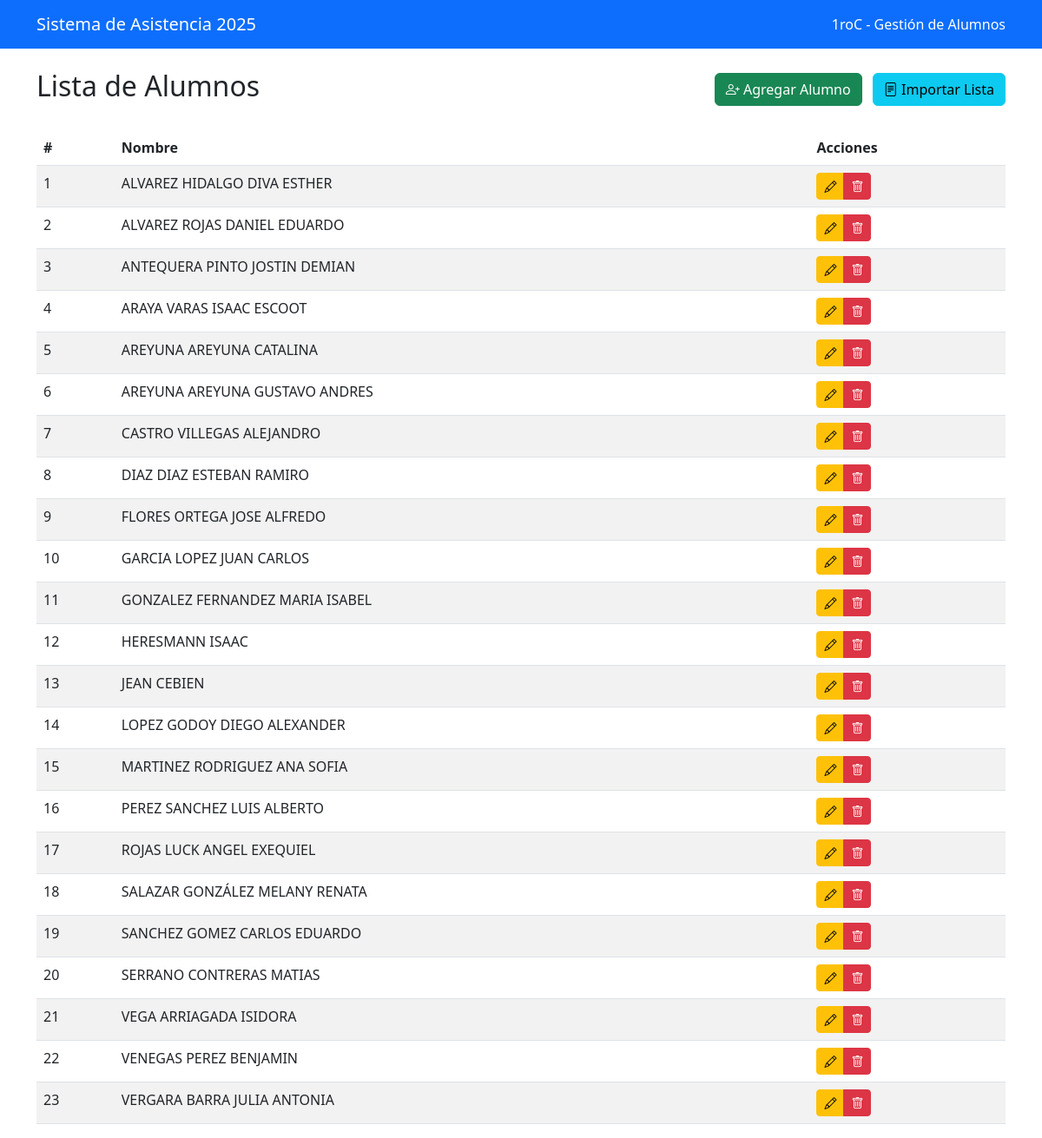
Before: /curso/1/alumnos (signed in) with the older database file.
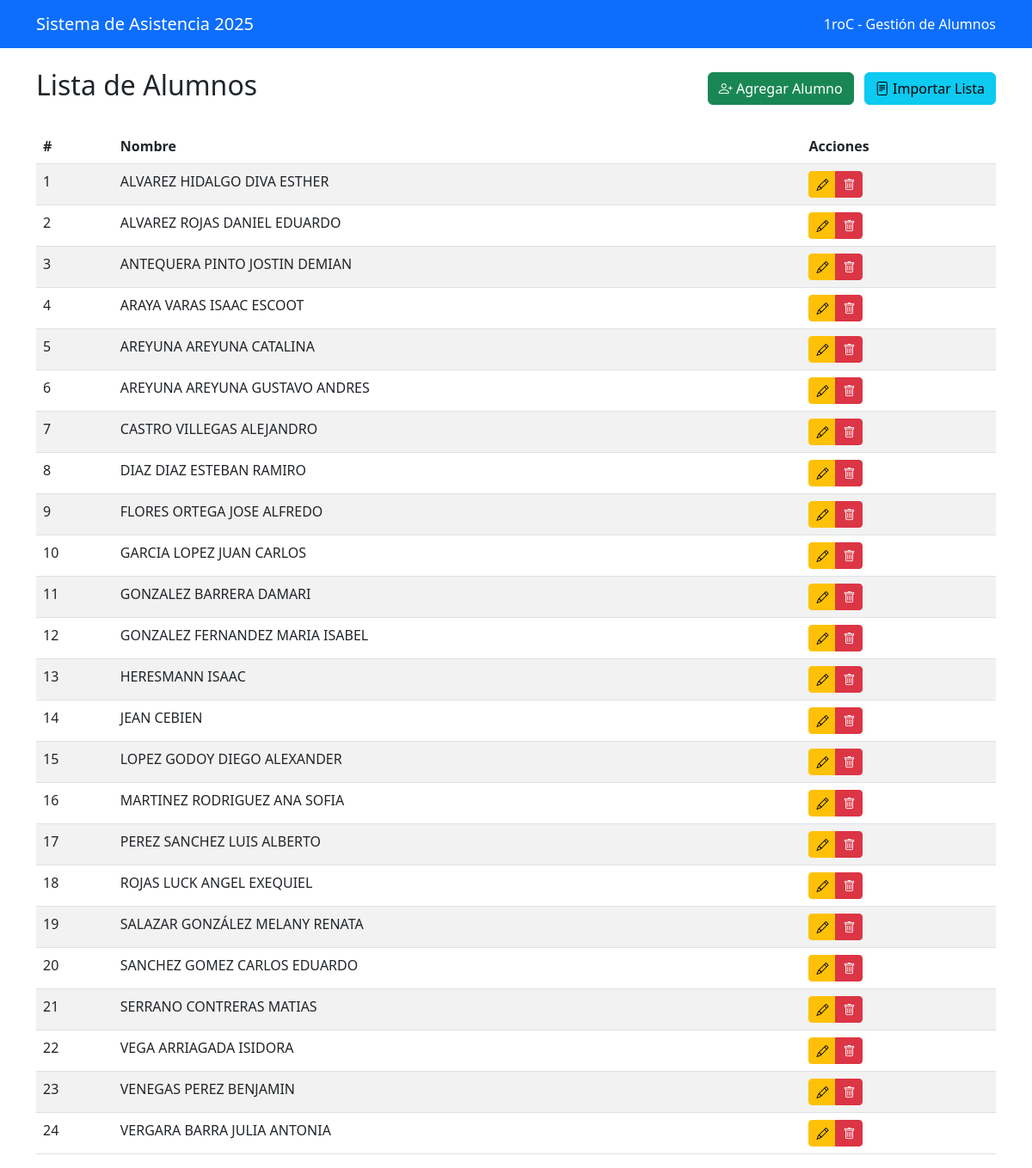
After: the same page with the newer database file.
### tables this page shows
CREATE TABLE cursos (
                id INTEGER PRIMARY KEY AUTOINCREMENT,
                nombre TEXT UNIQUE
            );

CREATE TABLE alumnos (
                id INTEGER PRIMARY KEY AUTOINCREMENT,
                nombre TEXT,
                id_curso INTEGER,
                FOREIGN KEY(id_curso) REFERENCES cursos(id)
            );

### app.py (the view)
@app.route('/curso/<int:id>/alumnos')
@login_required
def gestionar_alumnos(id):
    conn = get_db_connection()
    curso = conn.execute('SELECT * FROM cursos WHERE id = ?', (id,)).fetchone()
    alumnos = conn.execute('SELECT * FROM alumnos WHERE id_curso = ? ORDER BY nombre', (id,)).fetchall()
    conn.close()
    return render_template('alumnos.html', curso=curso, alumnos=alumnos)

### app.py (called while the page is built)
def get_db_connection():
    os.makedirs(os.path.dirname(DB_PATH), exist_ok=True)
    conn = sqlite3.connect(DB_PATH)
    conn.row_factory = sqlite3.Row
    cursor = conn.cursor()
    cursor.execute("SELECT name FROM sqlite_master WHERE type='table'")
    if not cursor.fetchall():
        init_db()
    return conn

def login_required(f):
    @wraps(f)
    def decorated_function(*args, **kwargs):
        if 'user_id' not in session:
            flash('Por favor inicia sesión para acceder', 'error')
            return redirect(url_for('login'))
        return f(*args, **kwargs)
    return decorated_function

### templates/alumnos.html (shortened to what this page needs)
<!DOCTYPE html>
<html lang="es">
<head>
    <link href="https://cdn.jsdelivr.net/npm/bootstrap@5.3.0/dist/css/bootstrap.min.css" rel="stylesheet">
    <link href="https://cdn.jsdelivr.net/npm/bootstrap-icons@1.7.2/font/bootstrap-icons.css" rel="stylesheet">
</head>
<body>
    <nav class="navbar navbar-expand-lg navbar-dark bg-primary">
        <div class="container">
            <a class="navbar-brand" href="/">Sistema de Asistencia 2025</a>
            <div class="navbar-text text-white">
                {{ curso.nombre }} - Gestión de Alumnos
            </div>
        </div>
    </nav>
    <div class="container mt-4">
        <div class="row mb-4">
            <div class="col">
                <div class="d-flex justify-content-between align-items-center">
                    <h2>Lista de Alumnos</h2>
                    <div>
                        <button class="btn btn-success me-2" onclick="agregarAlumno()">
                            <i class="bi bi-person-plus"></i> Agregar Alumno
                        </button>
                        <button class="btn btn-info" onclick="importarLista()">
                            <i class="bi bi-file-text"></i> Importar Lista
                        </button>
                    </div>
                </div>
            </div>
        </div>
        <div class="table-responsive">
            <table class="table table-striped table-hover">
                <thead>
                    <tr>
                        <th>#</th>
                        <th>Nombre</th>
                        <th>Acciones</th>
                    </tr>
                </thead>
                <tbody id="alumnosLista">
                    {% for alumno in alumnos %}
                    <tr id="alumno-{{ alumno.id }}">
                        <td>{{ loop.index }}</td>
                        <td>
                            <span class="alumno-nombre">{{ alumno.nombre }}</span>
                        </td>
                        <td>
                            <div class="btn-group">
                                <button class="btn btn-sm btn-warning" onclick="editarAlumno({{ alumno.id }})">
                                    <i class="bi bi-pencil"></i>
                                </button>
                                <button class="btn btn-sm btn-danger" onclick="confirmarBorrado({{ alumno.id }})">
                                    <i class="bi bi-trash"></i>
                                </button>
                            </div>
                        </td>
                    </tr>
                    {% endfor %}
                </tbody>
            </table>
        </div>
    </div>
</body>
</html>

Changed rows visible on the page:
added alumnos: nombre "GONZALEZ BARRERA DAMARI"
